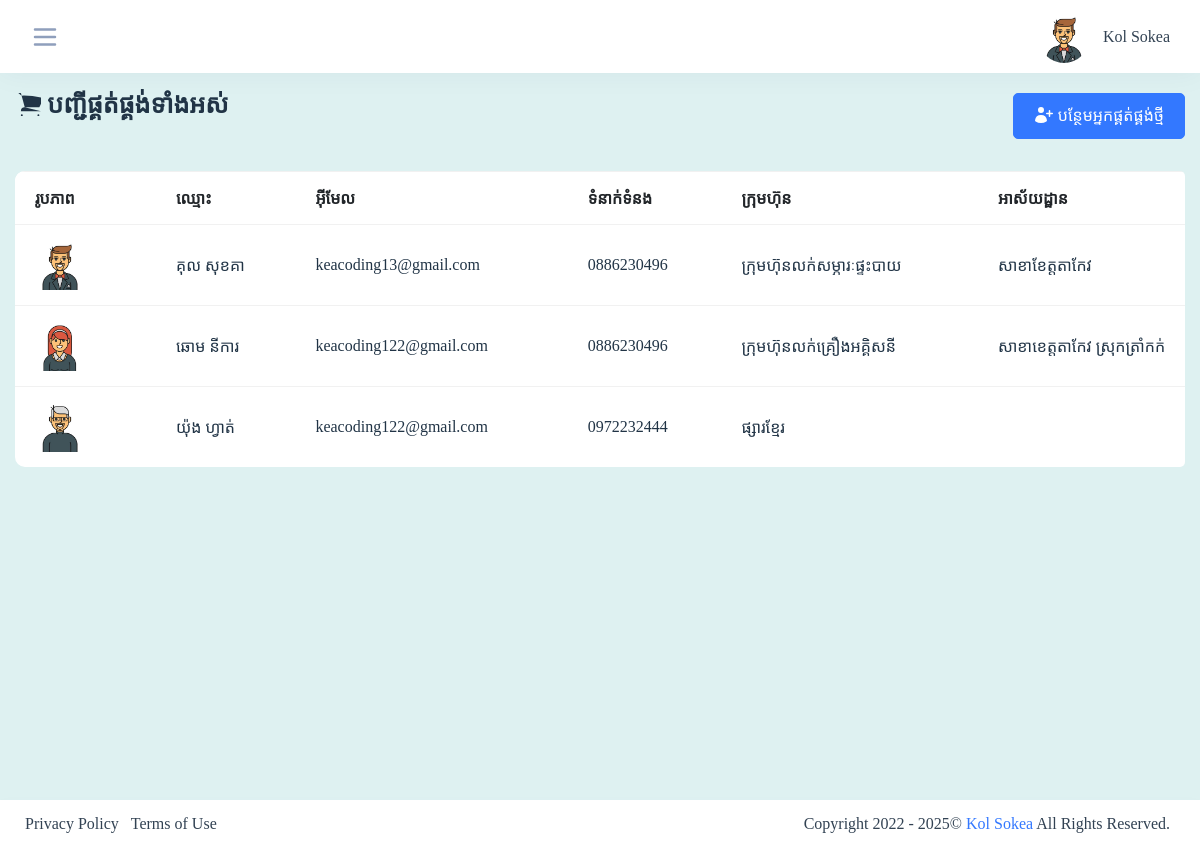
The page /admin/form_supplies_list.php (signed in) on the database its author committed.
### tables this page shows
CREATE TABLE `tbl_userprofiles` (
  `usf_id` int(5) NOT NULL,
  `usf_us_id` int(5) NOT NULL,
  `usf_firstname` varchar(50) DEFAULT NULL,
  `usf_lastname` varchar(50) DEFAULT NULL,
  `usf_gender` int(5) DEFAULT NULL,
  `usf_dob` date DEFAULT NULL,
  `usf_phone` varchar(50) DEFAULT NULL,
  `usf_image` varchar(50) DEFAULT NULL,
  `usf_address` varchar(50) DEFAULT NULL,
  `usf_created_date` datetime DEFAULT NULL
);

CREATE TABLE `tbl_suppliers` (
  `sp_id` int(5) NOT NULL,
  `sp_name` varchar(50) DEFAULT NULL,
  `sp_company` varchar(50) DEFAULT NULL,
  `sp_email` varchar(50) DEFAULT NULL,
  `sp_phone` varchar(50) DEFAULT NULL,
  `sp_address` varchar(255) DEFAULT NULL,
  `sp_image` varchar(50) NOT NULL,
  `sp_created_date` datetime DEFAULT NULL
);

### admin/form_supplies_list.php (the view, shortened to what this page needs)
<?php
 include("../config/connection.php");
 include("main_header.php");
?>
<form>
    <div class="container-fluid">
        <div class="row">
            <div class="col-lg-12">
                <div class="d-flex flex-wrap align-items-center justify-content-between mb-4">
                    <div>
                        <h4 class="mb-3">
                        បញ្ជីផ្គត់ផ្គង់ទាំងអស់
                        </h4>
                    </div>
                    <a href="form_supplies_add.php" id="btnAddUser" class="btn btn-primary add-list">
                    បន្ថែមអ្នកផ្គត់ផ្គង់ថ្មី
                    </a>
                </div>
            </div>
            <div class="col-lg-12">
                <div class="table-responsive rounded mb-3">
                    <table class="data-table table mb-0 tbl-server-info" style="background-color: White; border-radius: 10px; width: 176vh;">
                        <thead class="bg-white text-uppercase" id="tableIteme">
                            <tr class="" style="background-color: White;">
                                <th>រូបភាព</th>
                                <th>ឈ្មោះ</th>
                                <th>អុីមែល</th>
                                <th>ទំនាក់ទំនង</th>
                                <th>ក្រុមហ៊ុន</th>
                                <th>អាស័យដ្ឋាន</th>
                            </tr>
                        </thead>
                        <tbody class="ligth-body">
                        <?php
                            $query ="SELECT * FROM tbl_suppliers";
                            $query_run = mysqli_query($conn, $query);
                            if(mysqli_num_rows($query_run) > 0)
                            {
                                foreach($query_run as $row)
                                {
                                ?>
                                 <td>
                                 <img src="../assets/images/user/<?= $row['sp_image']; ?>" class="img-fluid rounded avatar-50 mr-3" alt="image">
                                 </td>
                                 <td><?= $row['sp_name']; ?></td>
                                 <td><?= $row['sp_email']; ?></td>
                                 <td><?= $row['sp_phone']; ?></td>
                                 <td><?= $row['sp_company']; ?></td>
                                 <td><?= $row['sp_address']; ?></td>
                                </div>
                                <?php
                                }
                            }
                        ?>
                </div>
            </div>
        </div>
<?php
 include("main_foother.php");
?>
<!DOCTYPE html>
<html lang="en">
<head>
</head>
<body>
</body>
</html>

### admin/main_header.php (shortened to what this page needs)
<?php
include("../config/connection.php");
?>
<!doctype html>
<html lang="en">
  <head>
      <link rel="stylesheet" href="../assets/css/backend-plugin.min.css">
      <link rel="stylesheet" href="../assets/css/backend.css?v=1.0.0">
      <link rel="stylesheet" href="../assets/css/mystyle.css">
    </head>
      <body class="  ">
    <div class="wrapper">
       <div class="iq-top-navbar">
          <div class="iq-navbar-custom">
              <nav class="navbar navbar-expand-lg navbar-light p-0">
                  <div class="side-menu-bt-sidebar">
                      <svg xmlns="http://www.w3.org/2000/svg" class="text-secondary wrapper-menu" width="30" fill="none" viewBox="0 0 24 24" stroke="currentColor">
                      <path stroke-linecap="round" stroke-linejoin="round" stroke-width="2" d="M4 6h16M4 12h16M4 18h16" />
                      </svg>
                  </div>
                  <div class="d-flex align-items-center">
                      <div class="collapse navbar-collapse" id="navbarSupportedContent">
                          <ul class="navbar-nav ml-auto navbar-list align-items-center">
                              <li class="nav-item nav-icon dropdown">
                                  <a href="#" class="nav-item nav-icon dropdown-toggle pr-0 search-toggle" id="dropdownMenuButton" data-toggle="dropdown" aria-haspopup="true" aria-expanded="false" >
                                      <img src="../assets/images/user
                                      <?php
                                        $usfId = $_SESSION['PROFILEID'];
                                        $sql = "SELECT usf_image FROM tbl_userprofiles WHERE usf_us_id = $usfId";
                                            $result = $conn->query($sql);
                                            if ($result) {
                                                $itemInrqs = $result->fetch_assoc();
                                                echo "/".$itemInrqs['usf_image'];
                                            }
                                        ?>
                                      " class="img-fluid avatar-rounded" alt="user">
                                      <span id="user" class="mb-0 ml-2 user-name text-capitalize"><?= $_SESSION['USER']; ?></span>
                                  </a>
                              </li>
                          </ul>
                      </div>
                  </div>
              </nav>
          </div>
      </div>
      <div class="content-page" style="martgin: 0px; padding: 90px 0 0; background-color: #def1f1;">

### admin/main_header.php (style rules this page uses)
body, h4, button, a { font-family: 'Khmer OS System'; }
.btn { font-family: 'Khmer OS System'; }

### rows shown on the page
tbl_userprofiles: usf_image (picture)
tbl_suppliers: sp_image (picture), sp_name "គុល សុខគា", sp_email "keacoding13@gmail.com", sp_phone "0886230496", sp_company "ក្រុមហ៊ុនលក់សម្ភារៈផ្ទះបាយ", sp_address "សាខាខែត្តតាកែវ"
tbl_suppliers: sp_image (picture), sp_name "ឆោម នីការ", sp_email "keacoding122@gmail.com", sp_phone "0886230496", sp_company "ក្រុមហ៊ុនលក់គ្រឿងអគិ្គសនី", sp_address "សាខាខេត្តតាកែវ ស្រុកត្រាំកក់"
tbl_suppliers: sp_image (picture), sp_name "យ៉ុង ហ្វាត់", sp_email "keacoding122@gmail.com", sp_phone "0972232444", sp_company "ផ្សារខ្មែរ"

### other values the page prints
$_SESSION['USER'] "Kol Sokea"
